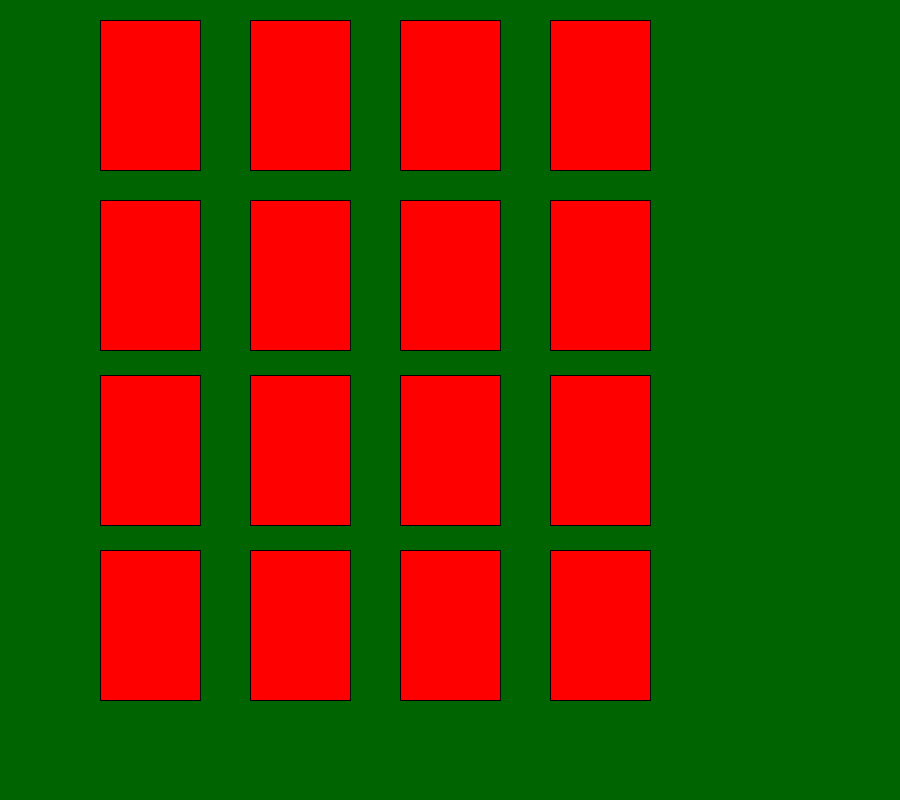
Frame 1 (no input)
Frame 60 (the mouse pressed at the canvas centre just before this capture): identical to frame 1, image omitted
Frame 120 (the mouse held since frame 60 and released just before this capture): identical to frame 1, image omitted

The Processing sketch that drew this single still picture (run headless with seeded random() and noise(); from frame 60 on, the mouse is pressed at the canvas centre):

// Processing sketch: processing_61653
// ── processing_61653.pde

ArrayList deck;
ArrayList type;

void setup()
{
  
  size( 900 , 800 );
  background(0,100,0);
  
  //initialize the 13 faces of the card
  initializeCardTypes();
  //get the 8 random pairs
  ArrayList rp = getRandomPairs();
  //randomize the pairs
  rp = shuffleCards(rp);
  //draw the cards with name label
  drawCards(rp);

  //NEED TO DO
  //   Game Play Logic
  //   Time logic
}


void draw()
{
 
}

void mousePressed()
{
  if (mouseButton == LEFT ) {
    
    for ( int i = 0; i < deck.size() ; i++)
    {
      Card temp = (Card)deck.get(i);
      int x = temp.getX();
      int y = temp.getY();
      int w = temp.getWidth();
      int h = temp.getHeight(); 
      if ( mouseX >= x && mouseX <= x + w &&
           mouseY >= y && mouseY <= y + h) {
             temp.flip();
             break;
         }
    }
  }
} 
  
void initializeCardTypes()
{
 type = new ArrayList();
 type.add("ace");
 type.add("2");
 type.add("3");
 type.add("4"); 
 type.add("5"); 
 type.add("6");
 type.add("7");
 type.add("8"); 
 type.add("9");
 type.add("10");
 type.add("jack");
 type.add("queen");
 type.add("king");
}

void drawCards(ArrayList cards)
{
 int index=0;
 String name;
 //create and layout the cards
 deck = new ArrayList();
 //get the card name from the arraylist
 name = (String) cards.get(index);
 index++;
 deck.add( new Card(100  , 20 , 100, 150, name));
 
 name = (String) cards.get(index);
 index++;
 deck.add( new Card(250 , 20 , 100, 150, name));
 
 name = (String) cards.get(index);
 index++;
 deck.add( new Card(400 , 20 , 100, 150, name));
 
 name = (String) cards.get(index);
 index++;
 deck.add( new Card(550 , 20 , 100, 150, name));
 
 name = (String) cards.get(index);
 index++;
 deck.add( new Card(100  , 200 , 100, 150, name));
 
 name = (String) cards.get(index);
 index++;
 deck.add( new Card(250  , 200 , 100, 150, name));
 name = (String) cards.get(index);
 index++;
 deck.add( new Card(400  , 200 , 100, 150, name));
 name = (String) cards.get(index);
 index++;
 deck.add( new Card(550  , 200 , 100, 150, name));
 
 name = (String) cards.get(index);
 index++;
 deck.add( new Card(100  , 375 , 100, 150, name));
 name = (String) cards.get(index);
 index++;
 deck.add( new Card(250  , 375 , 100, 150, name));
 name = (String) cards.get(index);
 index++;
 deck.add( new Card(400  , 375 , 100, 150, name));
 name = (String) cards.get(index);
 index++;
 deck.add( new Card(550  , 375 , 100, 150, name));
 
 name = (String) cards.get(index);
 index++;
 deck.add( new Card(100  , 550 , 100, 150, name));
 
  name = (String) cards.get(index);
 index++;
 deck.add( new Card(250  , 550 , 100, 150, name));
 
  name = (String) cards.get(index);
 index++;
 deck.add( new Card(400  , 550 , 100, 150, name));
 
  name = (String) cards.get(index);
 index++;
 deck.add( new Card(550  , 550 , 100, 150, name));
}

public ArrayList getRandomPairs()
{
  ArrayList randPairs = new ArrayList();
   
  ArrayList getPair = getRandomCards();
  String [] shapes;// 
  
  for ( int i = 0 ; i < getPair.size() ; i++)
  {
      shapes = getRandomShapes();
    for (int j = 0; j < 2; j++)
     {
        randPairs.add(getPair.get(i)+" "+shapes[j]);
     }
  }
   return randPairs;
}
//return 8 random cards from the 13 different cards
public ArrayList getRandomCards()
{
  ArrayList randomPairs = new ArrayList();
  
  int index = 0;
  
  for (int i = 0 ; i < 8 ; i++)
  {
    index = (int)random(type.size());
    randomPairs.add(type.get(index));
    type.remove(index);
  }
  
  return randomPairs;
}
//return 2 random shapes
public String[] getRandomShapes()
{
  String[] shapes = { "club" , "diamond", "heart", "spade" };
  int index1 = (int)random(4);
  int index2 = 0;
  while ( true)
  {
   index2 = (int)random(4);
   
   if ( index2 != index1)
   {
     break;
   }
  }
  
  String[] randomShapes = new String[2];
  randomShapes[0] = shapes[index1];
  randomShapes[1] = shapes[index2];
  
  return randomShapes;
}
//take an arraylist and shuffle the cards
public ArrayList shuffleCards(ArrayList cards)
{
   ArrayList shuffled = new ArrayList();
   int index;
   while(cards.size() > 0)
   {
       index = (int) random(cards.size());
       shuffled.add( cards.get(index));
       cards.remove(index);
   }
   //println("END");
   return shuffled;
}

public class Card
{
  int _x;
  int _y;
  int _width;
  int _height; 
  String _name;
  boolean _state;
  
  Card ( int x , int y , int w , int h, String name)
  {
    //initialize the card's properties
    _x = x;
    _y = y;
    _width = w;
    _height = h;
    _name = name;
    //draw the rectangle that represent the card
    fill(255, 0 ,0);
    rect( x , y , w , h);
    //create a text that label the card's name
    //fill(0);
    //text(name,x+5, y+15);
  }
  
  void flip()
  {
   _state = !_state;
   if ( _state == false)
   {
     fill(255,0,0);
     rect( _x, _y , _width, _height);
   } else {
     fill(255);
     rect( _x, _y , _width, _height);
     fill(0);
     text(_name,_x+5,_y+15);
   }
  }
  
  int getX()
  {
    return _x;
  }
  int getY()
  {
    return _y; 
  }
  int getWidth()
  {
    return _width; 
  }
  int getHeight()
  {
    return _height; 
  }
  String getName()
  {
    return _name; 
  }
}
